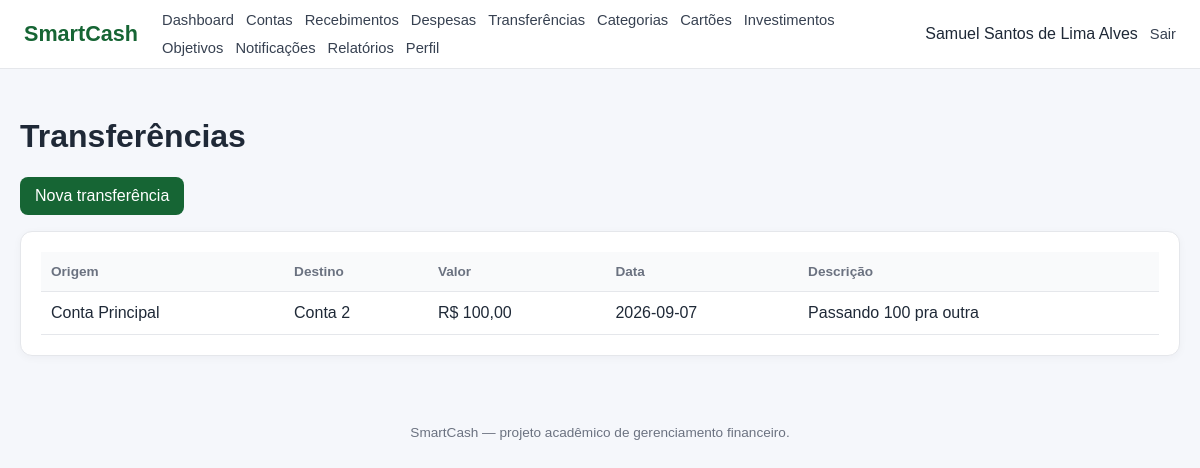
/transferencias/index.php (signed in), run on the app's committed database.
### tables this page shows
CREATE TABLE `transferencia` (
  `id_transferencia` int NOT NULL,
  `id_usuario` int NOT NULL,
  `id_conta_origem` int NOT NULL,
  `id_conta_destino` int DEFAULT NULL,
  `valor` decimal(15,2) NOT NULL,
  `data_transferencia` date NOT NULL,
  `descricao` varchar(255) DEFAULT NULL
);

CREATE TABLE `conta` (
  `id_conta` int NOT NULL,
  `id_usuario` int NOT NULL,
  `id_banco` int NOT NULL,
  `id_tipo_conta` int NOT NULL,
  `nome_conta` varchar(100) NOT NULL,
  `num_conta` varchar(30) DEFAULT NULL,
  `agencia` varchar(20) DEFAULT NULL,
  `saldo_atual` decimal(15,2) NOT NULL DEFAULT '0.00'
);

### includes/functions.php (called while the page is built, shortened)
<?php
function e(mixed $value): string
{
    return htmlspecialchars(
        (string)($value ?? ''),
        ENT_QUOTES,
        'UTF-8'
    );
}
function money(float|int|string|null $value): string
{
    return 'R$ ' . number_format(
        (float)$value,
        2,
        ',',
        '.'
    );
}

### transferencias/index.php (the view, shortened to what this page needs)
<?php
require_once __DIR__ . '/../config/database.php';
require_once __DIR__ . '/../includes/auth.php';
require_once __DIR__ . '/../includes/functions.php';
$stmt = $pdo->prepare(
    'SELECT t.*,
            o.nome_conta AS conta_origem,
            d.nome_conta AS conta_destino
     FROM TRANSFERENCIA t
     INNER JOIN CONTA o ON o.id_conta = t.id_conta_origem
     LEFT JOIN CONTA d ON d.id_conta = t.id_conta_destino
     WHERE t.id_usuario = :usuario
     ORDER BY t.data_transferencia DESC, t.id_transferencia DESC'
);
$stmt->execute(['usuario' => $id_usuario]);
$transferencias = $stmt->fetchAll();
require __DIR__ . '/../includes/header.php';
?>
<h1>Transferências</h1>
<p><a class="button" href="cadastrar.php">Nova transferência</a></p>
<div class="card">
<table>
<thead>
<tr>
    <th>Origem</th>
    <th>Destino</th>
    <th>Valor</th>
    <th>Data</th>
    <th>Descrição</th>
</tr>
</thead>
<tbody>
<?php foreach ($transferencias as $item): ?>
<tr>
    <td><?= e($item['conta_origem']) ?></td>
    <td><?= e($item['conta_destino'] ?? 'Sem conta de destino') ?></td>
    <td><?= money((float)$item['valor']) ?></td>
    <td><?= e($item['data_transferencia']) ?></td>
    <td><?= e($item['descricao']) ?></td>
</tr>
<?php endforeach; ?>
</tbody>
</table>
</div>
<?php require __DIR__ . '/../includes/footer.php'; ?>

### assets/css/style.css (style rules this page uses)
* { box-sizing: border-box; }
body { margin: 0; font-family: Arial, Helvetica, sans-serif; background: #f5f7fb; color: #1f2937; }
a { color: #166534; text-decoration: none; }
.card, .table-card, .form-card { background: #fff; border: 1px solid #e5e7eb; border-radius: 12px; padding: 20px; box-shadow: 0 2px 8px rgba(15, 23, 42, .04); }
.btn, .button, button { display: inline-block; border: 0; border-radius: 8px; padding: 10px 15px; text-decoration: none; cursor: pointer; font-weight: 600; background: #166534; color: #fff; font: inherit; }
table { width: 100%; border-collapse: collapse; background: #fff; }
th, td { text-align: left; padding: 12px 10px; border-bottom: 1px solid #e5e7eb; vertical-align: top; }
th { font-size: .85rem; color: #6b7280; background: #f9fafb; }

### data on the page
transferencia: id_conta_origem.nome_conta "Conta Principal", id_conta_destino.nome_conta "Conta 2", valor "R$ 100,00", data_transferencia "2026-09-07", descricao "Passando 100 pra outra"

### other printed values
$userName "Samuel Santos de Lima Alves"
